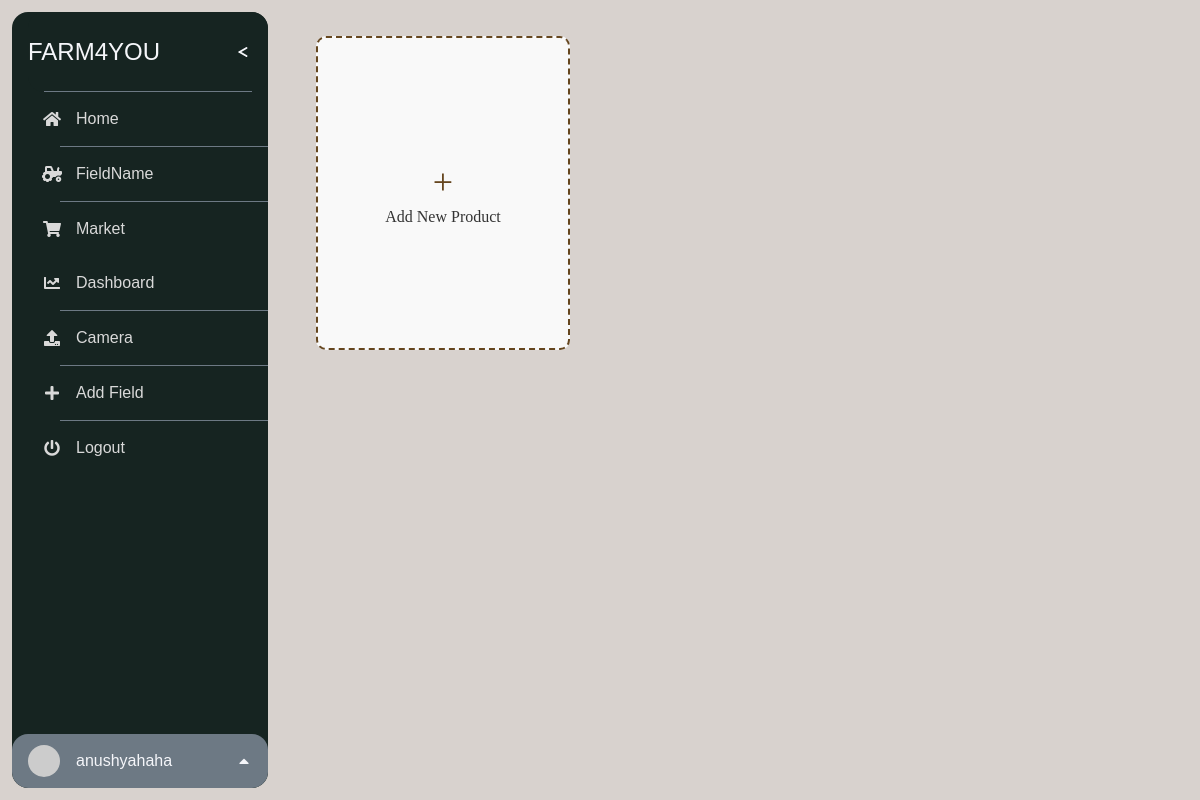
Before: /Farmer/market/ (signed in) with the older database file.
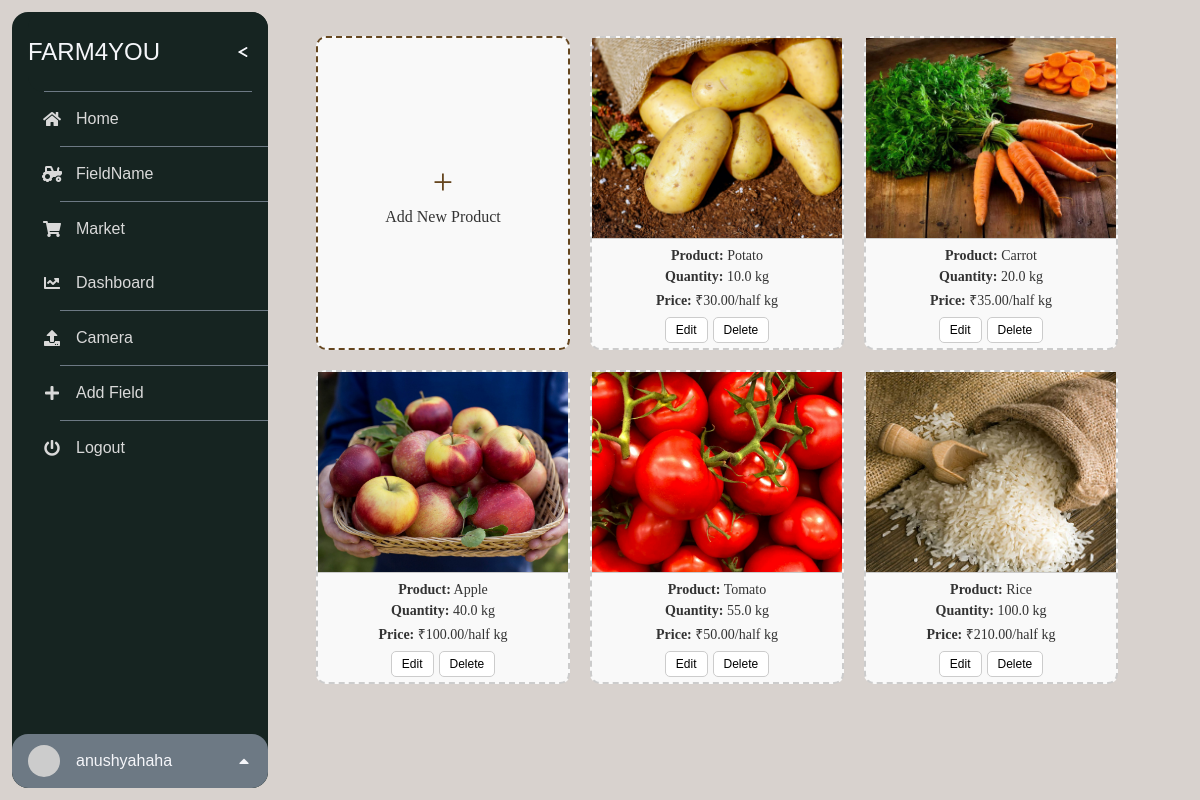
After: the same page with the newer database file.
### Farmer/models.py (models this page shows, shortened)
class Product(models.Model):
    user = models.ForeignKey(User, on_delete=models.CASCADE)
    name = models.CharField(max_length=255)
    quantity = models.FloatField()
    price = models.DecimalField(max_digits=10, decimal_places=2)
    image = models.ImageField(upload_to='product_images/')

### Farmer/views.py (the view)
# urls.py: path('market/',seller_market,name='market'),
@login_required(login_url='userlogin')
def seller_market(request):
    products = Product.objects.filter(user=request.user)  # Fetch products for the logged-in user
    context = {
        'products': products,  # Pass products to the template
    }
    return render(request, 'Farmer/market.html', context)

### Farmer/context_processors.py (called while the page is built)
def user_context(request):
    return {
        'logged_in_user': request.user if request.user.is_authenticated else None
    }

### templates/Farmer/market.html (shortened to what this page needs)
{% extends "Farmer/base.html" %}
{% load static %}
{% block content %}
<link rel="stylesheet" href="{% static 'css/Farmer/market.css' %}">
<div id="market-container">
    <div class="product-box add-new" id="add-new-box">
        <span class="plus-sign">+</span>
        <p>Add New Product</p>
    </div>
    {% for product in products %}
    <div class="product-box">
        <div class="product-details">
            <img src="{{ product.image.url }}" alt="Product Image">
            <span><strong>Product:</strong> {{ product.name }}</span>
            <span><strong>Quantity:</strong> {{ product.quantity }} kg</span>
            <span><strong>Price:</strong> ₹{{ product.price }}/half kg</span>
        </div>
        <div class="edit-delete-buttons">
            <button class="edit-btn">Edit</button>
            <button class="delete-btn" data-product-id="{{ product.id }}">Delete</button>
        </div>
    </div>
    {% endfor %}
</div>
{% endblock %}

### templates/Farmer/base.html (shortened to what this page needs)
{% load static %}
<!DOCTYPE html>
<html lang="en">
<head>
    <link rel='stylesheet' href='https://cdnjs.cloudflare.com/ajax/libs/font-awesome/5.15.3/css/all.min.css'>
    <link rel="stylesheet" href="{% static 'css/Farmer/style.css' %}">
    <link rel="stylesheet" href="{% static 'css/Farmer/market.css' %}">
</head>
<body>
    <div id="nav-bar">
        <div id="nav-header"><a id="nav-title" target="_blank">FARM4YOU</a>
            <label for="nav-toggle"><span id="nav-toggle-burger"></span></label>
            <hr/>
        </div>
        <div id="nav-content">
            <div class="nav-button "><i class="fas fa-home"></i><span><a href="{% url 'userpage' %}" class="nav-link">Home</a></span></div>
            <hr/>
            <div class="nav-button"><i class="fas fa-tractor"></i><span>FieldName</span></div>
            <hr/>
            <div class="nav-button">
                <i class="fas fa-shopping-cart"></i>
                <span><a href="{% url 'market' %}" class="nav-link">Market</a></span>
            </div>
            <div class="nav-button">
                <i class="fas fa-chart-line"></i>
                <span><a href="{% url 'market_dashboard' %}" class="nav-link">Dashboard</a></span>
            </div>
            <hr/>
            <div class="nav-button"><i class="fas fa-upload"></i><span>Camera</span></div>
            <hr/>
            <div class="nav-button"><i class="fas fa-plus"></i><span>Add Field</span></div>
            <hr/>
            <div class="nav-button">
                <i class="fas fa-power-off"></i>
                <span id="logout-button">Logout</span>
            </div>
        </div>
        <div id="nav-footer">
            <div id="nav-footer-heading">
                <div id="nav-footer-avatar">
                    <img src="https://gravatar.com/avatar/4474ca42d303761c2901fa819c4f2547" alt="User Avatar"/>
                </div>
                <div id="nav-footer-titlebox">
                    <a id="nav-footer-title" href="#" target="_blank">
                        {{ logged_in_user.username }}
                    </a>
                </div>
                <label for="nav-footer-toggle"><i class="fas fa-caret-up"></i></label>
            </div>
        </div>
    </div>
    <div id="content">
        {% block content %}{% endblock %}
    </div>
</body>
</html>

### static/css/Farmer/style.css (style rules this page uses)
:root { --background: rgb(216, 210, 206); --navbar-width: 256px; --navbar-width-min: 80px; --navbar-dark-primary: #162421; --navbar-dark-secondary: #6d7984; --navbar-light-primary: #f5f6fa; --navbar-light-secondary: #d9d9d9; }
html, body { margin: 0; background: var(--background); }
#content { margin-left: calc(var(--navbar-width) + 2vw); padding: 1rem; }
#nav-bar { position: fixed; left: 1vw; top: 1vw; height: calc(100% - 2vw); background: var(--navbar-dark-primary); border-radius: 16px; display: flex; flex-direction: column; color: var(--navbar-light-primary); font-family: Verdana, Geneva, Tahoma, sans-serif; overflow: hidden; user-select: none; z-index: 1000; }
#nav-bar hr { margin: 0; position: relative; left: 16px; width: calc(100% - 32px); border: none; border-top: solid 1px var(--navbar-dark-secondary); }
#nav-bar a { color: inherit; text-decoration: inherit; }
#nav-header { position: relative; width: var(--navbar-width); left: 16px; width: calc(var(--navbar-width) - 16px); min-height: 80px; background: var(--navbar-dark-primary); border-radius: 16px; z-index: 2; display: flex; align-items: center; transition: width 0.2s; }
#nav-header hr { position: absolute; bottom: 0; }
#nav-title { font-size: 1.5rem; transition: opacity 1s; }
label[for=nav-toggle] { position: absolute; right: 0; width: 3rem; height: 100%; display: flex; align-items: center; justify-content: center; cursor: pointer; }
#nav-toggle-burger { position: relative; width: 16px; height: 2px; background: var(--navbar-dark-primary); border-radius: 99px; transition: background 0.2s; }
#nav-toggle-burger:before, #nav-toggle-burger:after { content: ""; position: absolute; top: -6px; width: 10px; height: 2px; background: var(--navbar-light-primary); border-radius: 99px; transform: translate(2px, 8px) rotate(30deg); transition: 0.2s; }
#nav-toggle-burger:after { top: 6px; transform: translate(2px, -8px) rotate(-30deg); }
#nav-content { margin: -16px 0; padding: 16px 0; position: relative; flex: 1; width: var(--navbar-width); background: var(--navbar-dark-primary); box-shadow: 0 0 0 16px var(--navbar-dark-primary); direction: rtl; overflow-x: hidden; transition: width 0.2s; }
.nav-button { position: relative; margin-left: 16px; height: 54px; display: flex; align-items: center; color: var(--navbar-light-secondary); direction: ltr; cursor: pointer; z-index: 1; transition: color 0.2s; }
.nav-button span { transition: opacity 1s; }
.nav-button .fas { transition: min-width 0.2s; }
#nav-bar .fas { min-width: 3rem; text-align: center; }
#nav-footer { position: relative; width: var(--navbar-width); height: 54px; background: var(--navbar-dark-secondary); border-radius: 16px; display: flex; flex-direction: column; z-index: 2; transition: width 0.2s, height 0.2s; }
#nav-footer-heading { position: relative; width: 100%; height: 54px; display: flex; align-items: center; }
#nav-footer-avatar { position: relative; margin: 11px 0 11px 16px; left: 0; width: 32px; height: 32px; border-radius: 50%; overflow: hidden; transform: translate(0); transition: 0.2s; }
#nav-footer-avatar img { height: 100%; }
#nav-footer-titlebox { position: relative; margin-left: 16px; width: 10px; display: flex; flex-direction: column; transition: opacity 1s; }
label[for=nav-footer-toggle] { position: absolute; right: 0; width: 3rem; height: 100%; display: flex; align-items: center; cursor: pointer; transition: transform 0.2s, opacity 0.2s; }

Changed rows visible on the page:
added Product: image (picture), name "Potato", quantity "10.0", price "30.00"
added Product: image (picture), name "Carrot", quantity "20.0", price "35.00"
added Product: image (picture), name "Apple", quantity "40.0", price "100.00"
added Product: image (picture), name "Tomato", quantity "55.0", price "50.00"
added Product: image (picture), name "Rice", quantity "100.0", price "210.00"
